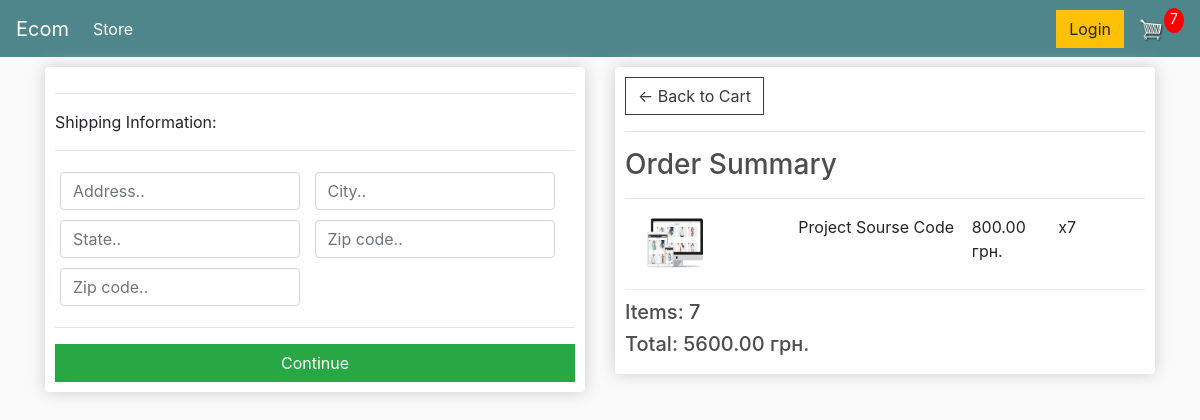
/checkout/ (signed in), run on an earlier commit of the app's database.
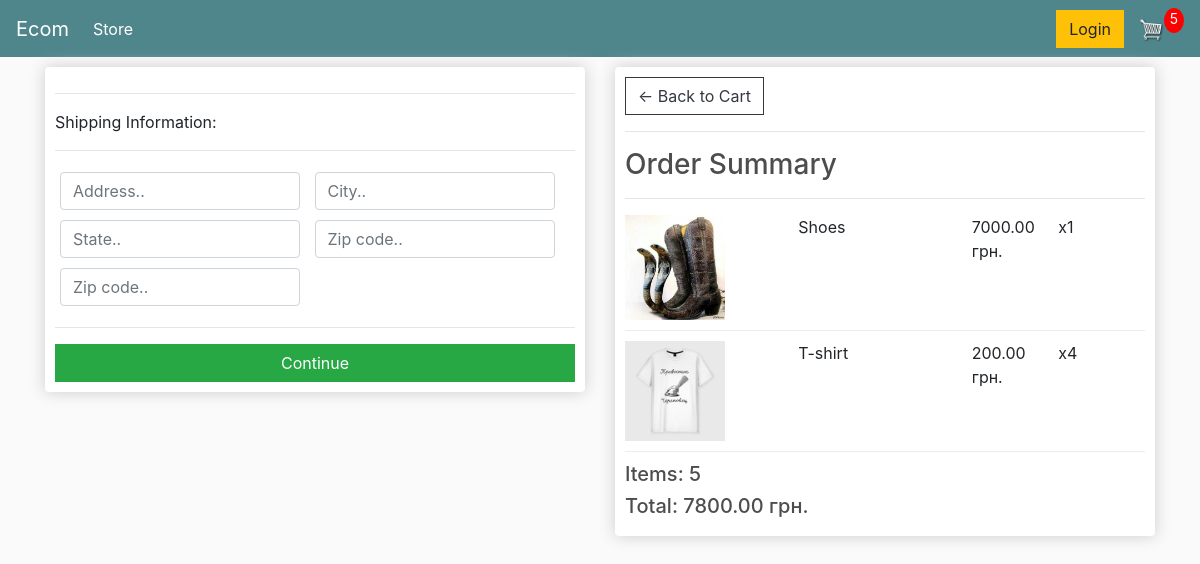
And on a later commit of the database.
### store/models.py (models this page shows, shortened)
class OrderItem(models.Model):
    product = models.ForeignKey(Product, on_delete=models.SET_NULL, null=True)
    order = models.ForeignKey(Order, on_delete=models.SET_NULL, null=True)
    quantity = models.IntegerField(default=0, null=True, blank=True)
    date_added = models.DateTimeField(auto_now_add=True)
    @property
    def get_total(self):
        total = self.product.price * self.quantity
        return total

class Product(models.Model):
    name = models.CharField(max_length=200, null=True)
    price = models.DecimalField(max_digits=7, decimal_places=2)
    digital = models.BooleanField(default=False, null=True, blank=True)
    image = models.ImageField(null=True, blank=True)
    @property
    def imageURL(self):
        try:
            url = self.image.url
        except:
            url = ''
        return url

class Order(models.Model):
    customer = models.ForeignKey(Customer, on_delete=models.SET_NULL, null=True, blank=True)
    date_ordered = models.DateTimeField(auto_now_add=True)
    complete = models.BooleanField(default=False)
    transaction_id = models.CharField(max_length=100, null=True)
    @property
    def shipping(self):
        shipping = False
        orderitems = self.orderitem_set.all()
        for i in orderitems:
            if i.product.digital == False:
                shipping = True
        return shipping
    @property
    def get_cart_total(self):
        orderitems = self.orderitem_set.all()
        total = sum([item.get_total for item in orderitems])
        return total
    @property
    def get_cart_items(self):
        orderitems = self.orderitem_set.all()
        total = sum([item.quantity for item in orderitems])
        return total

### store/views.py (the view)
# urls.py: path('checkout/', views.checkout, name='checkout'),
def checkout(request):
    data = cartData(request)
    cartItems = data['cartItems']
    order = data['order']
    items = data['items']
    context = {'items': items, 'order': order, 'cartItems': cartItems}
    return render(request, 'store/checkout.html', context)

### store/utils.py (called while the page is built)
def cartData(request):
    if request.user.is_authenticated:
        customer = request.user.customer
        order, created = Order.objects.get_or_create(customer=customer, complete=False)
        items = order.orderitem_set.all()
        cartItems = order.get_cart_items
    else:
        cookieData = cookieCart(request)
        cartItems = cookieData['cartItems']
        order = cookieData['order']
        items = cookieData['items']
    return {'cartItems': cartItems, 'order': order, 'items': items}

### store/templates/store/checkout.html (shortened to what this page needs)
{% extends 'store/main.html' %}
{% load static %}
{% block content %}
<div class="row">
    <div class="col-lg-6">
        <div class="box-element" id="form-wrapper">
            <form id="form">
                <div id="shipping-info">
                    <hr>
                    <p>Shipping Information:</p>
                    <hr>
                    <div class="form-field">
                        <input class="form-control" type="text" name="address" placeholder="Address..">
                    </div>
                    <div class="form-field">
                        <input class="form-control" type="text" name="city" placeholder="City..">
                    </div>
                    <div class="form-field">
                        <input class="form-control" type="text" name="state" placeholder="State..">
                    </div>
                    <div class="form-field">
                        <input class="form-control" type="text" name="zipcode" placeholder="Zip code..">
                    </div>
                    <div class="form-field">
                        <input class="form-control" type="text" name="country" placeholder="Zip code..">
                    </div>
                </div>
                <hr>
                <input id="form-button" class="btn btn-success btn-block" type="submit" value="Continue">
            </form>
        </div>
        <br>
    </div>
    <div class="col-lg-6">
        <div class="box-element">
            <a  class="btn btn-outline-dark" href="{% url 'cart' %}">&#x2190;
                Back to Cart</a>
            <hr>
            <h3>Order Summary</h3>
            <hr>
        {% for item in items %}
            <div class="cart-row">
                <div style="flex:2"><img class="row-image" src="{{item.product.imageURL}}"></div>
                <div style="flex:2"><p>{{item.product.name}}</p></div>
                <div style="flex:1"><p>{{item.product.price|floatformat:2}} грн.</p></div>
                <div style="flex:1"><p>x{{item.quantity}}</p></div>
            </div>
        {% endfor %}
            <h5>Items: {{order.get_cart_items}}</h5>
            <h5>Total: {{order.get_cart_total|floatformat:2}} грн.</h5>
        </div>
    </div>
</div>
{% endblock content %}

What changed in the data, as far as the page shows it:
removed OrderItem: product.imageURL (picture), product.name "Project Sourse Code", product.price "800.00", quantity "7"
added OrderItem: product.imageURL (picture), product.name "Shoes", product.price "7000.00", quantity "1"
added OrderItem: product.imageURL (picture), product.name "T-shirt", product.price "200.00", quantity "4"
computed for Order: get_cart_items "7" → "5"; get_cart_total "5600.00" → "7800.00"
Also different on the page:
{{ cartItems }}: "7" → "5"
